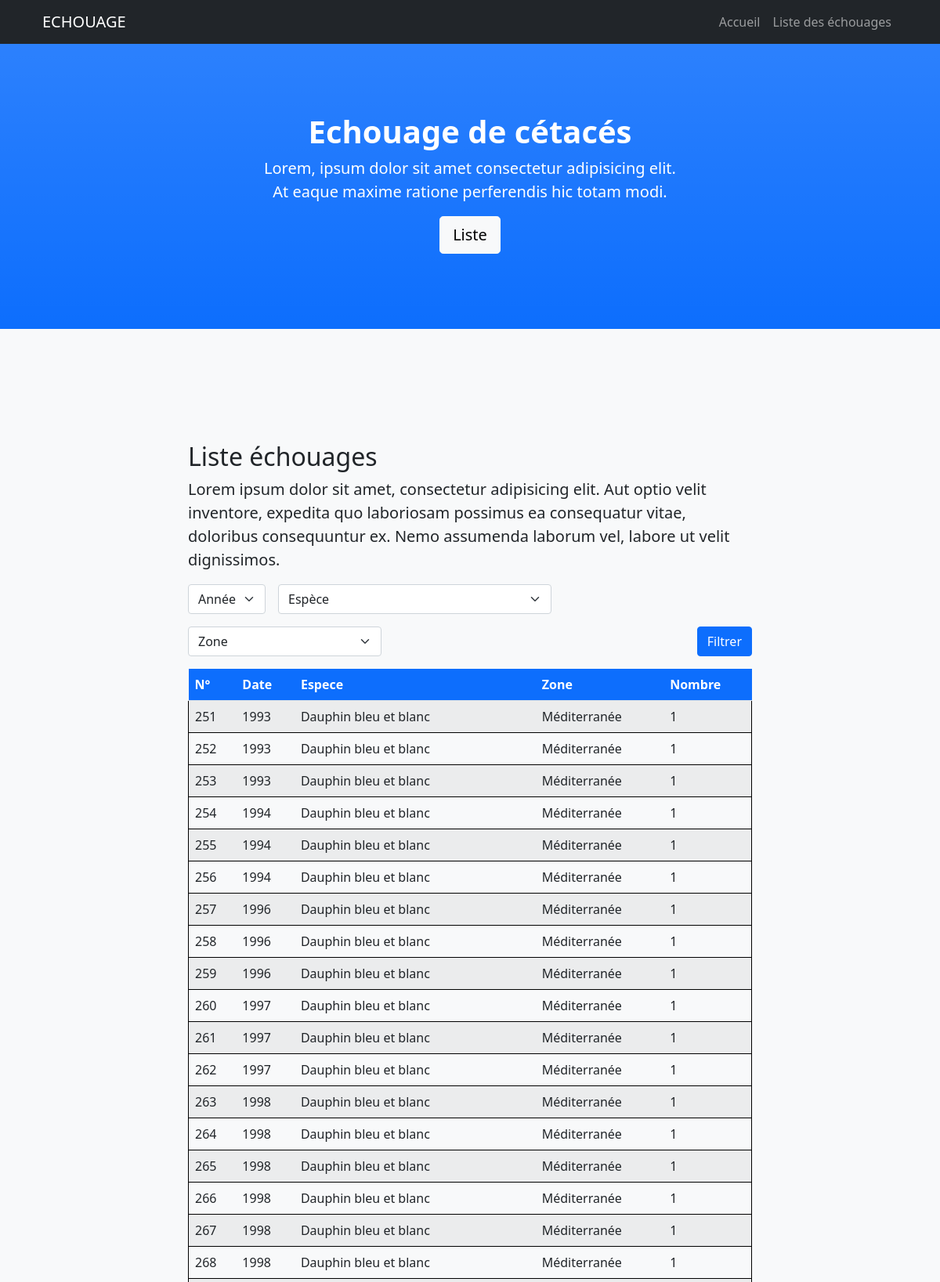
/index.php?page=1 (upper part), run on the app's committed database.
### tables this page shows
CREATE TABLE `echouage` (
  `id` int(11) NOT NULL,
  `date` int(11) NOT NULL,
  `espece` varchar(50) NOT NULL,
  `zone` varchar(50) NOT NULL,
  `nombre` int(11) NOT NULL
);

### class/Database.class.php (called while the page is built, shortened)
<?php
class Database {
    private $db_name;
    private $db_user;
    private $pdo;
    private $limit = 250;
    public function __construct($db_name = "cir2", $db_user = 'cir2', $db_pass = 'cir2', $db_host = 'localhost') {
        $this->db_name = $db_name;
        $this->db_user = $db_user;
    }
    private function getPDO() {
        if ($this->pdo === null) {
            $pdo = new PDO('mysql:dbname=' . $this->db_name . ';host=localhost', $this->db_user, $this->db_user);
            $pdo->setAttribute(PDO::ATTR_ERRMODE, PDO::ERRMODE_EXCEPTION);
            $this->pdo = $pdo;
        }
        return $this->pdo;
    }
    public function getEchouages($filters = null) {
        $offset = isset($_GET['page']) ? $_GET['page']*$this->limit : 0;
        $sql = 'SELECT *
        FROM echouage ';
        $sql .= ' LIMIT :limit
        OFFSET :offset';
        $sth = $this->getPDO()->prepare($sql);
        $sth->bindParam('offset', $offset, PDO::PARAM_INT);
        $sth->bindParam('limit', $this->limit, PDO::PARAM_INT);
        $sth->execute();
        return $sth->fetchAll(PDO::FETCH_CLASS, 'Echouage');
    }
}

### class/Echouage.class.php (called while the page is built, shortened)
<?php
class Echouage {
    private $id;
    private $date;
    private $espece;
    private $zone;
    private $nombre;
    public  function GetId() {
        return $this->id;
    }
    public  function GetEspece() {
        return $this->espece;
    }
    public  function GetDate() {
        return $this->date;
    }
    public  function GetZone() {
        return $this->zone;
    }
    public  function GetNombre() {
        return $this->nombre;
    }
}

### index.php (the view, shortened to what this page needs)
<?php
$db = new Database('cir2', 'cir2', 'cir2', 'localhost');
?>
<!DOCTYPE html>
<html lang="en">
<head>
  <link href="https://cdn.jsdelivr.net/npm/bootstrap@5.1.3/dist/css/bootstrap.min.css" rel="stylesheet">
  <link href="/css/styles.css" rel="stylesheet">
</head>
<body id="page-top">
  <nav class="navbar navbar-expand-lg navbar-dark bg-dark fixed-top" id="mainNav">
    <div class="container px-4"><a class="navbar-brand" href="#page-top">ECHOUAGE</a>
      <div class="collapse navbar-collapse" id="navbarResponsive">
        <ul class="navbar-nav ms-auto">
          <li class="nav-item"><a class="nav-link" href="/">Accueil</a></li>
          <li class="nav-item"><a class="nav-link" href="#echouage">Liste des échouages</a></li>
        </ul>
      </div>
    </div>
  </nav>
  <header class="bg-primary bg-gradient text-white">
    <div class="container px-4 text-center">
      <h1 class="fw-bolder">Echouage de cétacés</h1>
      <p class="lead">Lorem, ipsum dolor sit amet consectetur adipisicing elit. <br />At eaque maxime ratione perferendis hic totam modi.</p><a class="btn btn-lg btn-light" href="#echouage">Liste</a>
    </div>
  </header>
  <section class="bg-light" id="echouage">
    <div class="container px-4">
      <div class="row gx-4 justify-content-center">
        <div class="col-lg-8">
          <h2>Liste échouages</h2>
          <p class="lead">Lorem ipsum dolor sit amet, consectetur adipisicing elit. Aut optio velit inventore, expedita quo laboriosam possimus ea consequatur vitae, doloribus consequuntur ex. Nemo assumenda laborum vel, labore ut velit dignissimos.</p>
          <form class="row g-3" method="POST">
            <div class="col-auto">
              <select class="form-select" aria-label="Choisir une date" name="date">
                <option selected value="">Année</option>
              </select>
            </div>
            <div class="col-auto">
              <select class="form-select" aria-label="Chosisir une espèce" name="espece">
                <option selected value="">Espèce</option>
              </select>
            </div>
            <div class="col-auto">
              <select class="form-select" aria-label="Chosisir une zone" name="zone">
                <option selected value="">Zone</option>
              </select>
            </div>
            <div class="col-auto ms-auto me-0">
              <button type="submit" class="btn btn-primary mb-3">Filtrer</button>
            </div>
          </form>
          <table class="table table-striped">
            <thead class="bg-primary text-white">
              <tr>
                <th scope="col" class="id">N°</th>
                <th scope="col" class="Date">Date</th>
                <th scope="col" class="label">Espece</th>
                <th scope="col" class="label">Zone</th>
                <th scope="col" class="label">Nombre</th>
              </tr>
            </thead>
            <tbody style="border: 1px solid black;">
              <?php
              $echouages = $db->getEchouages($_POST);
              foreach ($echouages as $echouage) : ?>
                <tr style="border: 1px solid black;">
                  <td class="id"><?php echo $echouage->getId(); ?></td>
                  <td class="id"><?php echo $echouage->getDate(); ?></td>
                  <td class="label"><?php echo $echouage->getEspece(); ?></td>
                  <td class="label"><?php echo $echouage->getZone(); ?></td>
                  <td class="label"><?php echo $echouage->getNombre(); ?></td>
                </tr>
              <?php endforeach; ?>
            </tbody>
          </table>
        </div>
      </div>
    </div>
  </section>
</body>
</html>

### css/styles.css (style rules this page uses)
html { scroll-padding-top: 3.5rem; }
header { padding-top: 9rem; padding-bottom: 6rem; }
section { padding-top: 9rem; padding-bottom: 9rem; }

### data on the page
echouage: id "251", date "1993", espece "Dauphin bleu et blanc", zone "Méditerranée", nombre "1"
echouage: id "252", date "1993", espece "Dauphin bleu et blanc", zone "Méditerranée", nombre "1"
echouage: id "253", date "1993", espece "Dauphin bleu et blanc", zone "Méditerranée", nombre "1"
echouage: id "254", date "1994", espece "Dauphin bleu et blanc", zone "Méditerranée", nombre "1"
echouage: id "255", date "1994", espece "Dauphin bleu et blanc", zone "Méditerranée", nombre "1"
echouage: id "256", date "1994", espece "Dauphin bleu et blanc", zone "Méditerranée", nombre "1"
echouage: id "257", date "1996", espece "Dauphin bleu et blanc", zone "Méditerranée", nombre "1"
echouage: id "258", date "1996", espece "Dauphin bleu et blanc", zone "Méditerranée", nombre "1"
echouage: id "259", date "1996", espece "Dauphin bleu et blanc", zone "Méditerranée", nombre "1"
echouage: id "260", date "1997", espece "Dauphin bleu et blanc", zone "Méditerranée", nombre "1"
echouage: id "261", date "1997", espece "Dauphin bleu et blanc", zone "Méditerranée", nombre "1"
echouage: id "262", date "1997", espece "Dauphin bleu et blanc", zone "Méditerranée", nombre "1"
echouage: id "263", date "1998", espece "Dauphin bleu et blanc", zone "Méditerranée", nombre "1"
echouage: id "264", date "1998", espece "Dauphin bleu et blanc", zone "Méditerranée", nombre "1"
echouage: id "265", date "1998", espece "Dauphin bleu et blanc", zone "Méditerranée", nombre "1"
echouage: id "266", date "1998", espece "Dauphin bleu et blanc", zone "Méditerranée", nombre "1"
echouage: id "267", date "1998", espece "Dauphin bleu et blanc", zone "Méditerranée", nombre "1"
echouage: id "268", date "1998", espece "Dauphin bleu et blanc", zone "Méditerranée", nombre "1"
